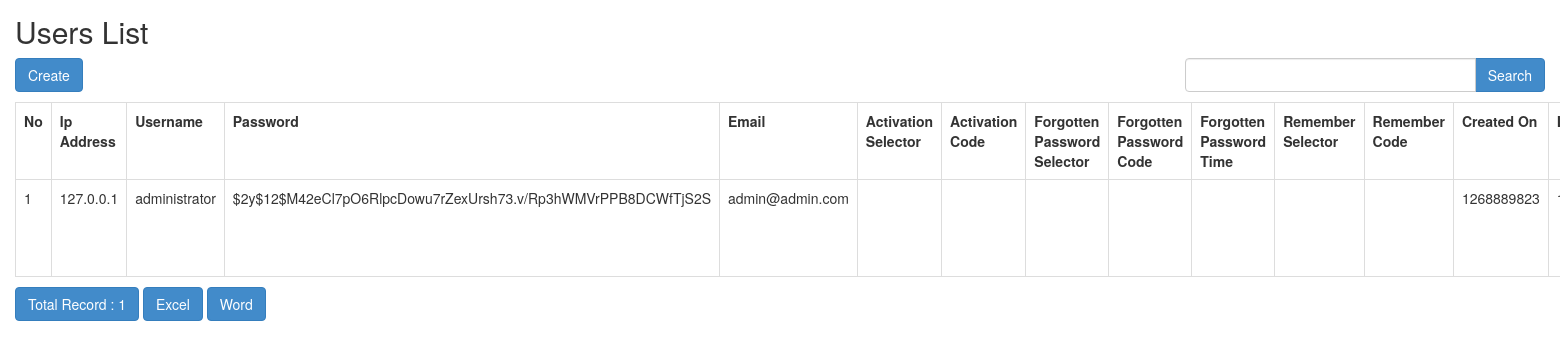
Screenshot of /index.php/users with the database file from the repository.
### tables this page shows
CREATE TABLE `users` (
  `id` int(11) UNSIGNED NOT NULL,
  `ip_address` varchar(45) NOT NULL,
  `username` varchar(100) DEFAULT NULL,
  `password` varchar(255) NOT NULL,
  `email` varchar(254) NOT NULL,
  `activation_selector` varchar(255) DEFAULT NULL,
  `activation_code` varchar(255) DEFAULT NULL,
  `forgotten_password_selector` varchar(255) DEFAULT NULL,
  `forgotten_password_code` varchar(255) DEFAULT NULL,
  `forgotten_password_time` int(11) UNSIGNED DEFAULT NULL,
  `remember_selector` varchar(255) DEFAULT NULL,
  `remember_code` varchar(255) DEFAULT NULL,
  `created_on` int(11) UNSIGNED NOT NULL,
  `last_login` int(11) UNSIGNED DEFAULT NULL,
  `active` tinyint(1) UNSIGNED DEFAULT NULL,
  `first_name` varchar(50) DEFAULT NULL,
  `last_name` varchar(50) DEFAULT NULL,
  `company` varchar(100) DEFAULT NULL,
  `phone` varchar(20) DEFAULT NULL
);

### application/controllers/Users.php (called while the page is built, shortened)
<?php
class Users extends CI_Controller
{
    function __construct()
    {
        $this->load->model('Users_model');
        $this->load->library('form_validation');
    }
    public function index()
    {
        $q = urldecode($this->input->get('q', TRUE));
        $start = intval($this->input->get('start'));
        if ($q <> '') {
            $config['base_url'] = base_url() . 'users/index.html?q=' . urlencode($q);
            $config['first_url'] = base_url() . 'users/index.html?q=' . urlencode($q);
        } else {
            $config['base_url'] = base_url() . 'users/index.html';
            $config['first_url'] = base_url() . 'users/index.html';
        }
        $config['per_page'] = 10;
        $config['page_query_string'] = TRUE;
        $config['total_rows'] = $this->Users_model->total_rows($q);
        $users = $this->Users_model->get_limit_data($config['per_page'], $start, $q);
        $this->load->library('pagination');
        $this->pagination->initialize($config);
        $data = array(
            'users_data' => $users,
            'q' => $q,
            'pagination' => $this->pagination->create_links(),
            'total_rows' => $config['total_rows'],
            'start' => $start,
        );
        $this->load->view('users/users_list', $data);
    }
}

### index.php (called while the page is built, shortened)
<?php
require_once BASEPATH.'core/CodeIgniter.php';

### application/config/config.php (called while the page is built, shortened)
<?php
$config['base_url'] = ((isset($_SERVER['HTTPS']) && $_SERVER['HTTPS'] == "on") ? "https" : "http");
$config['base_url'] .= "://" . $_SERVER['HTTP_HOST'];
$config['base_url'] .= str_replace(basename($_SERVER['SCRIPT_NAME']), "", $_SERVER['SCRIPT_NAME']);
$config['index_page'] = '';
$config['uri_protocol']	= 'REQUEST_URI';
$config['url_suffix'] = '';
$config['language']	= 'english';
$config['charset'] = 'UTF-8';
$config['enable_hooks'] = FALSE;
$config['subclass_prefix'] = 'MY_';
$config['composer_autoload'] = FALSE;
$config['permitted_uri_chars'] = 'a-z 0-9~%.:_\-';
$config['enable_query_strings'] = FALSE;
$config['controller_trigger'] = 'c';
$config['function_trigger'] = 'm';
$config['directory_trigger'] = 'd';
$config['allow_get_array'] = TRUE;
$config['log_threshold'] = 0;
$config['log_path'] = '';
$config['log_file_extension'] = '';
$config['log_file_permissions'] = 0644;
$config['log_date_format'] = 'Y-m-d H:i:s';
$config['error_views_path'] = '';
$config['cache_path'] = '';
$config['cache_query_string'] = FALSE;
$config['encryption_key'] = 'generasicerdas2018';
$config['sess_driver'] = 'files';
$config['sess_cookie_name'] = 'ci_session';
$config['sess_expiration'] = 7200;
$config['sess_save_path'] = NULL;
$config['sess_match_ip'] = FALSE;
$config['sess_time_to_update'] = 300;
$config['sess_regenerate_destroy'] = FALSE;
$config['cookie_prefix']	= '';
$config['cookie_domain']	= '';
$config['cookie_path']		= '/';
$config['cookie_secure']	= FALSE;
$config['cookie_httponly'] 	= FALSE;
$config['standardize_newlines'] = FALSE;
$config['global_xss_filtering'] = FALSE;
$config['csrf_protection'] = FALSE;
$config['csrf_token_name'] = 'csrf_test_name';
$config['csrf_cookie_name'] = 'csrf_cookie_name';
$config['csrf_expire'] = 7200;
$config['csrf_regenerate'] = TRUE;
$config['csrf_exclude_uris'] = array();
$config['compress_output'] = FALSE;
$config['time_reference'] = 'local';
$config['rewrite_short_tags'] = FALSE;
$config['proxy_ips'] = '';

### application/config/development/config.php (called while the page is built, shortened)
<?php
$config['base_url'] = ((isset($_SERVER['HTTPS']) && $_SERVER['HTTPS'] == "on") ? "https" : "http");
$config['base_url'] .= "://" . $_SERVER['HTTP_HOST'];
$config['base_url'] .= str_replace(basename($_SERVER['SCRIPT_NAME']), "", $_SERVER['SCRIPT_NAME']);
$config['index_page'] = '';
$config['uri_protocol']	= 'REQUEST_URI';
$config['url_suffix'] = '';
$config['language']	= 'english';
$config['charset'] = 'UTF-8';
$config['enable_hooks'] = FALSE;
$config['subclass_prefix'] = 'MY_';

### application/models/Users_model.php (called while the page is built, shortened)
<?php
class Users_model extends CI_Model
{
    public $table = 'users';
    public $id = 'id';
    public $order = 'DESC';
    function total_rows($q = NULL) {
        $this->db->like('id', $q);
      	$this->db->or_like('ip_address', $q);
      	$this->db->or_like('username', $q);
      	$this->db->or_like('password', $q);
      	$this->db->or_like('email', $q);
      	$this->db->or_like('activation_selector', $q);
      	$this->db->or_like('activation_code', $q);
      	$this->db->or_like('forgotten_password_selector', $q);
      	$this->db->or_like('forgotten_password_code', $q);
      	$this->db->or_like('forgotten_password_time', $q);
      	$this->db->or_like('remember_selector', $q);
      	$this->db->or_like('remember_code', $q);
      	$this->db->or_like('created_on', $q);
      	$this->db->or_like('last_login', $q);
      	$this->db->or_like('active', $q);
      	$this->db->or_like('first_name', $q);
      	$this->db->or_like('last_name', $q);
      	$this->db->or_like('company', $q);
      	$this->db->or_like('phone', $q);
      	$this->db->from($this->table);
        return $this->db->count_all_results();
    }
    function get_limit_data($limit, $start = 0, $q = NULL) {
        $this->db->order_by($this->id, $this->order);
        $this->db->like('id', $q);
      	$this->db->or_like('ip_address', $q);
      	$this->db->or_like('username', $q);
      	$this->db->or_like('password', $q);
      	$this->db->or_like('email', $q);
      	$this->db->or_like('activation_selector', $q);
      	$this->db->or_like('activation_code', $q);
      	$this->db->or_like('forgotten_password_selector', $q);
      	$this->db->or_like('forgotten_password_code', $q);
      	$this->db->or_like('forgotten_password_time', $q);
      	$this->db->or_like('remember_selector', $q);
      	$this->db->or_like('remember_code', $q);
      	$this->db->or_like('created_on', $q);
      	$this->db->or_like('last_login', $q);
      	$this->db->or_like('active', $q);
      	$this->db->or_like('first_name', $q);
      	$this->db->or_like('last_name', $q);
      	$this->db->or_like('company', $q);
      	$this->db->or_like('phone', $q);
      	$this->db->limit($limit, $start);
        return $this->db->get($this->table)->result();
    }
}

### application/views/users/users_list.php (the view, shortened to what this page needs)
<!doctype html>
<html>
    <head>
        <link rel="stylesheet" href="<?php echo base_url('assets/bootstrap/css/bootstrap.min.css') ?>"/>
    </head>
    <body>
        <h2 style="margin-top:0px">Users List</h2>
        <div class="row" style="margin-bottom: 10px">
            <div class="col-md-4">
                <?php echo anchor(site_url('users/create'),'Create', 'class="btn btn-primary"'); ?>
            </div>
            <div class="col-md-4 text-center">
            </div>
            <div class="col-md-1 text-right">
            </div>
            <div class="col-md-3 text-right">
                <form action="<?php echo site_url('users/index'); ?>" class="form-inline" method="get">
                    <div class="input-group">
                        <input type="text" class="form-control" name="q" value="<?php echo $q; ?>">
                        <span class="input-group-btn">
                          <button class="btn btn-primary" type="submit">Search</button>
                        </span>
                    </div>
                </form>
            </div>
        </div>
        <table class="table table-bordered" style="margin-bottom: 10px">
            <tr>
                <th>No</th>
		<th>Ip Address</th>
		<th>Username</th>
		<th>Password</th>
		<th>Email</th>
		<th>Activation Selector</th>
		<th>Activation Code</th>
		<th>Forgotten Password Selector</th>
		<th>Forgotten Password Code</th>
		<th>Forgotten Password Time</th>
		<th>Remember Selector</th>
		<th>Remember Code</th>
		<th>Created On</th>
		<th>Last Login</th>
            </tr><?php
            foreach ($users_data as $users)
            {
                ?>
                <tr>
			<td width="80px"><?php echo ++$start ?></td>
			<td><?php echo $users->ip_address ?></td>
			<td><?php echo $users->username ?></td>
			<td><?php echo $users->password ?></td>
			<td><?php echo $users->email ?></td>
			<td><?php echo $users->activation_selector ?></td>
			<td><?php echo $users->activation_code ?></td>
			<td><?php echo $users->forgotten_password_selector ?></td>
			<td><?php echo $users->forgotten_password_code ?></td>
			<td><?php echo $users->forgotten_password_time ?></td>
			<td><?php echo $users->remember_selector ?></td>
			<td><?php echo $users->remember_code ?></td>
			<td><?php echo $users->created_on ?></td>
			<td><?php echo $users->last_login ?></td>
		</tr>
                <?php
            }
            ?>
        </table>
        <div class="row">
            <div class="col-md-6">
                <a href="#" class="btn btn-primary">Total Record : <?php echo $total_rows ?></a>
		<?php echo anchor(site_url('users/excel'), 'Excel', 'class="btn btn-primary"'); ?>
		<?php echo anchor(site_url('users/word'), 'Word', 'class="btn btn-primary"'); ?>
	    </div>
            <div class="col-md-6 text-right">
            </div>
        </div>
    </body>
</html>

### application/views/users/users_list.php (style rules this page uses)
body { padding: 15px; }

### rows the page displays
users: ip_address "127.0.0.1", username "administrator", password "$2y$12$M42eCl7pO6RlpcDowu7rZexUrsh73.v/Rp3hWMVrPPB8DCWfTjS2S", email "admin@admin.com", created_on "1268889823"

### other values shown
anchor(site_url('users/create'),'Create', 'class="btn btn-primary"') "Create"
$total_rows "1"
anchor(site_url('users/excel'), 'Excel', 'class="btn btn-primary"') "Excel"
anchor(site_url('users/word'), 'Word', 'class="btn btn-primary"') "Word"
